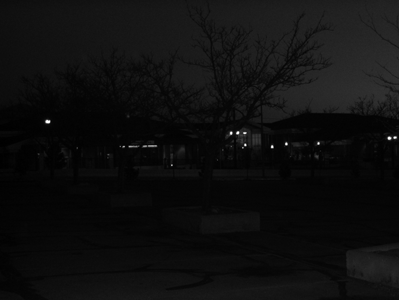
%> input picture university.png, 399 x 300 px
$ octave histEq.m   (GNU Octave 9; MATLAB toolbox functions it lacks are replaced by stand-ins)
%> lines starting %> are read from the running program, lines starting %| are printed output that depends on the picture
A = imread('university.png');
%> A is the input picture: size 300x399x3 uint8; min 0, max 255, mean 14.8
A_gray = rgb2gray(A);
A_histEq = histeq(A_gray);
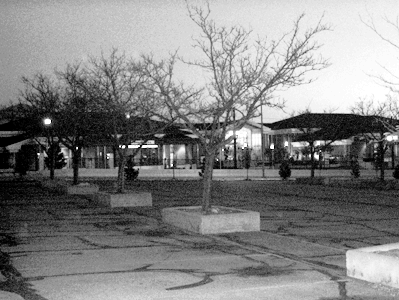
%> A_histEq: size 300x399 uint8; min 0, max 255, mean 131.1

subplot(2,2,1), imshow(A_gray),title('Original image');
subplot(2,2,2),imshow(A_histEq),title('HE image');
subplot(2,2,3),imhist(A_gray),title('Histogram Original image');
subplot(2,2,4),imhist(A_histEq),title('Histogram HE image');
%> after `title('Histogram HE image')`:
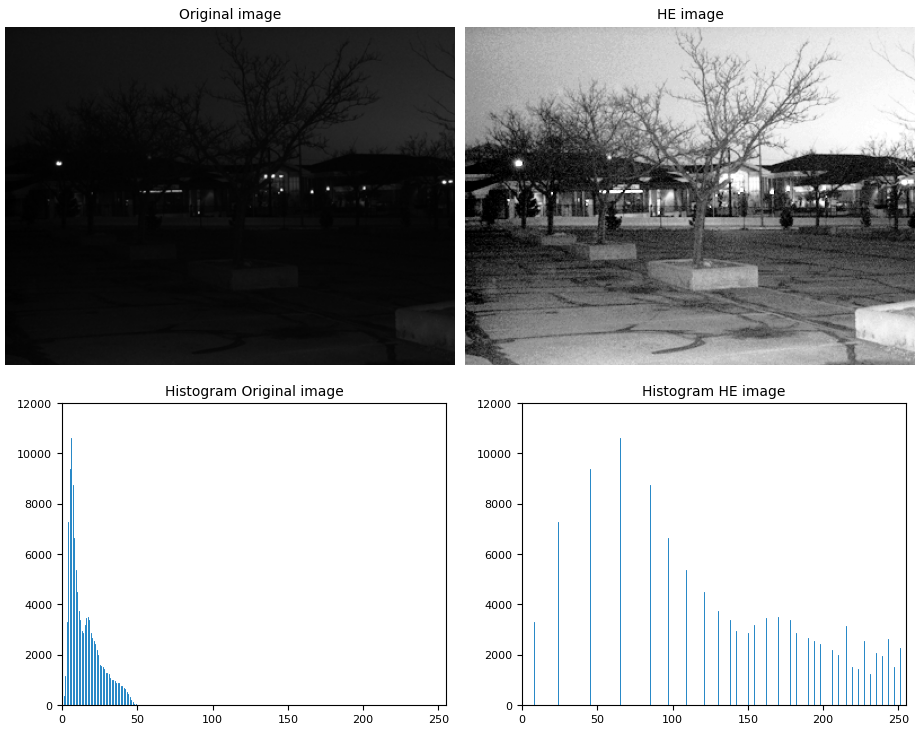
%> figure redrawn from the program's plot data, 4 panels

$ run again, with originalimage.jpg saved as university.png
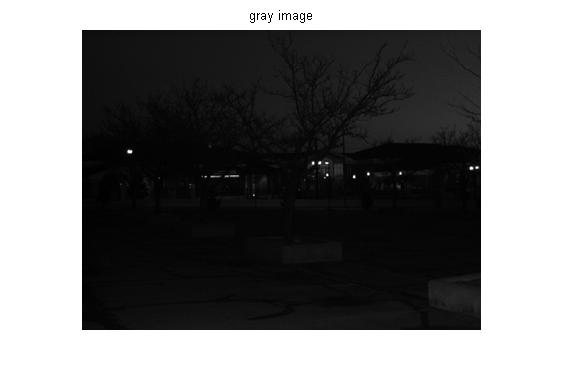
%> input picture originalimage.jpg, 563 x 386 px
%> A is the input picture: size 386x563x3 uint8; min 0, max 255, mean 122.5
%> `A_histEq = histeq(A_gray);`:
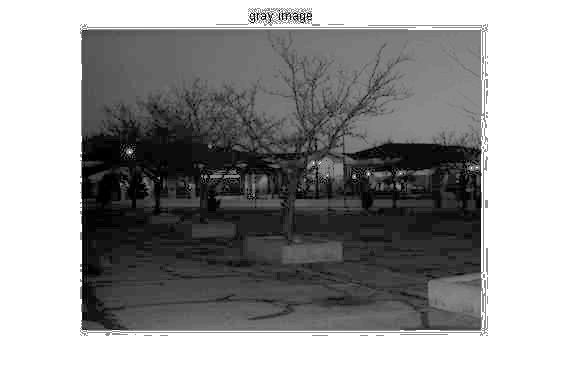
%> A_histEq: size 386x563 uint8; min 0, max 255, mean 151.5
%> `title('Histogram HE image')`:
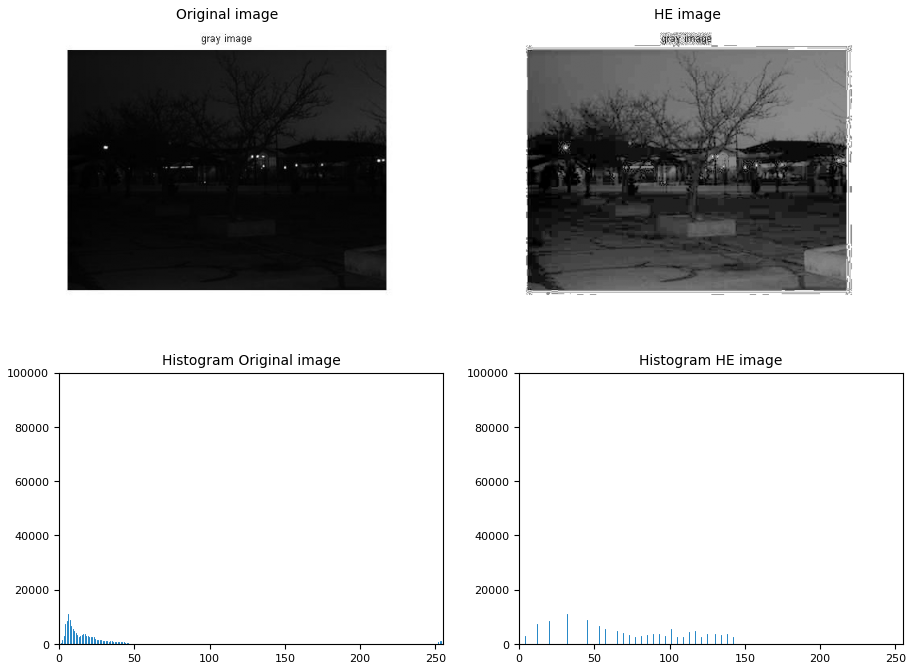
%> figure redrawn from the program's plot data, 4 panels
